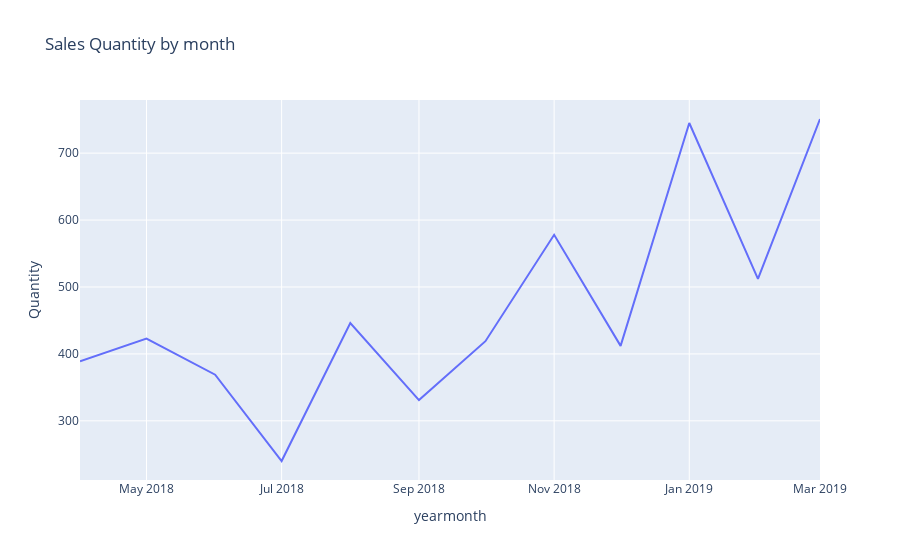

Write notebook code for a chart like this one.
### Code cell
fig1 = line_chart(data, 'yearmonth', 'Quantity', 'Sales Quantity by month')

### Figure 1 — Plotly figure (JSON) as saved in the notebook; plotly's stock layout.template omitted (floating-point values rounded to 4 significant figures)
{"data": [{"hovertemplate": "yearmonth=%{x}<br>Quantity=%{y}<extra></extra>", "legendgroup": "", "line": {"color": "#636efa", "dash": "solid"}, "marker": {"symbol": "circle"}, "mode": "lines", "name": "", "orientation": "v", "showlegend": false, "type": "scatter", "x": ["2018-04", "2018-05", "2018-06", "2018-07", "2018-08", "2018-09", "2018-10", "2018-11", "2018-12", "2019-01", "2019-02", "2019-03"], "xaxis": "x", "y": [389, 423, 369, 240, 446, 331, 419, 578, 412, 745, 512, 751], "yaxis": "y"}], "layout": {"legend": {"tracegroupgap": 0}, "title": {"text": "Sales Quantity by month"}, "xaxis": {"anchor": "y", "domain": [0, 1], "title": {"text": "yearmonth"}}, "yaxis": {"anchor": "x", "domain": [0, 1], "title": {"text": "Quantity"}}}}
